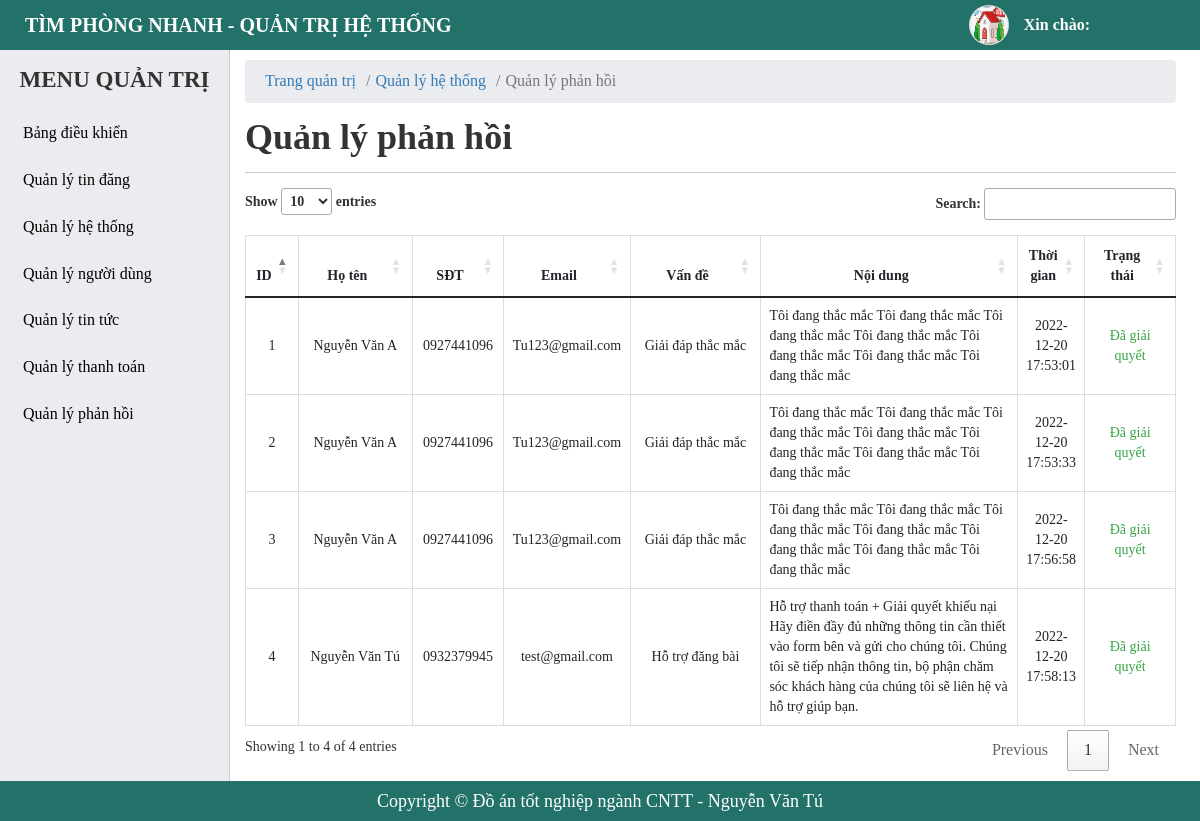
The app's page /admin/contact-manager.php with its own data.
### tables this page shows
CREATE TABLE `tbl_contact` (
  `id` int(11) NOT NULL,
  `name` varchar(255) NOT NULL,
  `phone` varchar(255) NOT NULL,
  `email` varchar(255) NOT NULL,
  `problem` tinyint(4) NOT NULL COMMENT 'vấn đề',
  `content` text NOT NULL COMMENT 'chi tiết, nội dung',
  `status` tinyint(4) NOT NULL DEFAULT 0,
  `created_at` timestamp NOT NULL DEFAULT current_timestamp()
);

### admin/contact-manager.php (the view, shortened to what this page needs)
<?php
    include './include/connect.php';
    $queryCon = $conn->prepare("SELECT * FROM tbl_contact WHERE status = 1");
    $queryCon->execute();
    $resultsCon = $queryCon->fetchAll(PDO::FETCH_OBJ);
?>
<!DOCTYPE html>
<html lang="en">
<head>
    <?php include('include/link-css.php');?>
</head>
<body>
    <?php
     include('include/header.php');
    ?>
    <div id="main">
        <?php
        include('include/sidebar.php');
        ?>
        <div id="main-right">
            <nav aria-label="breadcrumb">
                <ol class="breadcrumb">
                    <li class="breadcrumb-item"><a href="#">Trang quản trị</a></li>
                    <li class="breadcrumb-item"><a href="#">Quản lý hệ thống</a></li>
                    <li class="breadcrumb-item active" aria-current="page">Quản lý phản hồi</li>
                </ol>
            </nav>
            <section class="main-right-title">
                <div class="form-title">
                    <h1>Quản lý phản hồi</h1>
                </div>
            </section>
            <div class="main-right-table">
                <table class="table table-bordered table-post-list" id = "table-manage">
                    <thead>
                        <tr>
                            <th style="width: 5%;" >ID</th>
                            <th style="width: 13%;" >Họ tên</th>
                            <th style="width: 10%;" >SĐT</th>
                            <th style="width: 10%;" >Email</th>
                            <th style="width: 15%;" >Vấn đề</th>
                            <th style="width: 30%;" >Nội dung</th>
                            <th style="width: 7%;" >Thời gian</th>
                            <th style="width: 10%;" >Trạng thái</th>
                        </tr>
                    </thead>
                    <tbody >
                        <?php foreach ($resultsCon as $key => $value) { ?>
                            <tr>
                                <td><?php echo $key+1 ?></td>
                                <td>
                                    <p><?php echo $value -> name ?></p>
                                </td>
                                <td>
                                    <p><?php echo $value -> phone ?></p>
                                </td>
                                <td>
                                    <p><?php echo $value -> email ?></p>
                                </td>
                                <td>
                                    <?php if($value -> problem == 1){ ?>
                                        <p>Giải đáp thắc mắc</p>
                                    <?php }if($value -> problem == 2){ ?>
                                        <p>Hỗ trợ đăng bài</p>
                                    <?php }if($value -> problem == 3){ ?>
                                        <p>Hỗ trợ thanh toán</p>
                                    <?php }if($value -> problem == 4){ ?>
                                        <p>Giải quyết khiếu nại</p>
                                    <?php } ?>
                                </td>
                                <td  style="text-align: left; ">
                                    <p><?php echo $value -> content ?></p>
                                </td>
                                <td>
                                    <p><?php echo $value-> created_at?></p>
                                </td>
                                <td>
                                    <p style = "color: #37a344;">Đã giải quyết</p>
                                </td>
                            </tr>
                        <?php } ?>
                    </tbody>
                </table>
            </div>
        </div>
    </div>
    <?php include('include/footer.php');?>
</body>
</html>

### admin/css/style.css (style rules this page uses)
* { margin: 0; padding: 0; box-sizing: border-box; font-family: "MS Mincho"; }
a, a:hover { text-decoration: none; transition: all 0.3s ease-in-out 0s; -moz-transition: all 0.3s ease-in-out 0s; -o-transition: all 0.3s ease-in-out 0s; -webkit-transition: all 0.3s ease-in-out 0s; -ms-transition: all 0.3s ease-in-out 0s; }
body { height: 100%; }
#main-right { padding: 60px 24px 50px 245px; }
#main-right .breadcrumb { background-color: #eaecef; padding: 10px 20px; margin-bottom: 0; }
#main-right li, #main-right a { font-size: 16px; }
.main-right-title { display: flex; justify-content: space-between; border-bottom: 1px solid #ccc; margin-bottom: 15px; }
.form-title { margin: 15px 0; }
.form-title h1 { font-weight: 700; }
#main-right .table-bordered th, .table-bordered td { text-align: center; font-size: 14px; }
.main-right-table .table-post-list { border-collapse: collapse; }
.table-post-list td { vertical-align: middle !important; white-space: normal; }

### records on screen
tbl_contact: name "Nguyễn Văn A", phone "0927441096", email "Tu123@gmail.com", problem "Giải đáp thắc mắc", content "Tôi đang thắc mắc Tôi đang thắc mắc Tôi đang thắc mắc Tôi đang thắc mắc Tôi đang thắc mắc Tôi đang thắc mắc Tôi đang thắc mắc", created_at "2022-12-20 17:53:01"
tbl_contact: name "Nguyễn Văn A", phone "0927441096", email "Tu123@gmail.com", problem "Giải đáp thắc mắc", content "Tôi đang thắc mắc Tôi đang thắc mắc Tôi đang thắc mắc Tôi đang thắc mắc Tôi đang thắc mắc Tôi đang thắc mắc Tôi đang thắc mắc", created_at "2022-12-20 17:53:33"
tbl_contact: name "Nguyễn Văn A", phone "0927441096", email "Tu123@gmail.com", problem "Giải đáp thắc mắc", content "Tôi đang thắc mắc Tôi đang thắc mắc Tôi đang thắc mắc Tôi đang thắc mắc Tôi đang thắc mắc Tôi đang thắc mắc Tôi đang thắc mắc", created_at "2022-12-20 17:56:58"
tbl_contact: name "Nguyễn Văn Tú", phone "0932379945", email "test@gmail.com", problem "Hỗ trợ đăng bài", content "Hỗ trợ thanh toán + Giải quyết khiếu nại Hãy điền đầy đủ những thông tin cần thiết vào form bên và gửi cho chúng tôi. Chúng tôi sẽ tiếp nhận thông tin, bộ phận chăm sóc khách hàng của chúng tôi sẽ liên hệ và hỗ trợ giúp bạn.", created_at "2022-12-20 17:58:13"
